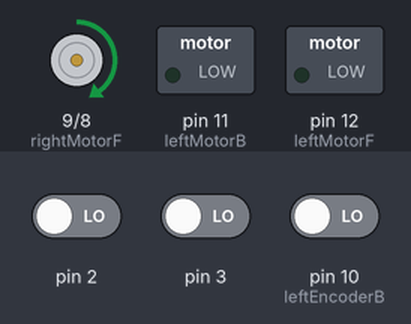
Recording of a sketch running on a simulated Arduino Uno, built with avr-gcc and run on an emulated ATmega328P. On the bench: motor-driver pin pairs drawn as motors (green arrow = first pin HIGH = forward, orange = second pin HIGH = backward, longer = more drive), switched loads named in the sketch (green lamp = pin HIGH). The inputs (shaded band) are chosen by the test bench; at power-on: pin 2 LOW, pin 3 LOW, pin 10 (leftEncoderB) LOW. What the sketch prints to the serial monitor is not drawn.

Above: at 1.2 s.
1.3 s: pin 2 driven HIGH
Timing chart, 0 to 4.3 s (numbered marks = the images above; inputs shaded):
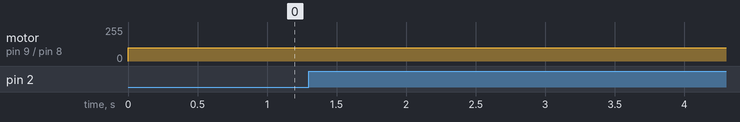

The sketch:

Encoder_Drive_Straight_V2.ino
```cpp
#include <TimerOne.h>

int leftMotorF = 12;
int leftMotorB = 11;
int leftEncoderB = 10;
int leftEncoderA = 2;
int rightMotorF = 9;
int rightMotorB = 8;
int rightEncoderB = 7;
int rightEncoderA = 3;


volatile long int rightCounter = 0;
volatile long int leftCounter = 0;
volatile long int rightCounterTemp = 0;
volatile long int leftCounterTemp = 0;

float leftDist = 0;
int leftSpeed = 0;
float rightDist = 0;
int rightSpeed = 0;
float diffOfDis = 0;

volatile int timerCount = 10;

int baseSpeed = 100;

int desiredDist = 20;

int kp = 10;

float distCenter = 0;
float distFront = 0;

float inchesPerTick = .0032751103;
//float inchesPerTick = .0016375552;

void setup(){

//  /* set up the timer */
//  Timer1.initialize(100000);	               // set up a 1 tenth on a second timer period
//  Timer1.attachInterrupt(timerISR);           // ...and specify the timer ISR

  pinMode(leftMotorF, OUTPUT);
  pinMode(leftMotorB, OUTPUT);
  pinMode(rightMotorF, OUTPUT);
  pinMode(rightMotorB, OUTPUT);

  attachInterrupt(0,leftTick,RISING);
  attachInterrupt(1,rightTick,RISING);

  Serial.begin(9600);
}


void loop(){

  leftDist = ticksToInches(leftCounter);
  rightDist = ticksToInches(rightCounter);

  if(leftSpeed >= 0){
    analogWrite(leftMotorF,leftSpeed);
    analogWrite(leftMotorB,0);
  }
  else{
    analogWrite(leftMotorF,0);
    analogWrite(leftMotorB,leftSpeed);
  }
  if(rightSpeed >= 0){
    analogWrite(rightMotorF,rightSpeed);
    analogWrite(rightMotorB,0);
  }
  else{
    analogWrite(rightMotorF,0);
    analogWrite(rightMotorB,rightSpeed);
  }

  equalizeDrive();

  Serial.println("Left Speed, Right Speed");
  Serial.println(leftSpeed);
  Serial.println(rightSpeed);


}

void timerISR(void) {
  //we are here because the timer expired and generated an interrupt
  timerCount++;
}

void equalizeDrive() {

  diffOfDis = leftDist-rightDist;

  if(timerCount <= 10){

    baseSpeed = 10 * timerCount;

  }

  if(leftDist >= desiredDist){
    leftSpeed = 0;
  }
  else{
    leftSpeed = baseSpeed - (kp * diffOfDis);
  }

  if(rightDist >= desiredDist){
    rightSpeed = 0;
  }
  else{
    rightSpeed = baseSpeed + kp * diffOfDis;
  }

}


float ticksToInches(long int ticks){
  return (inchesPerTick * ticks);
}

void leftTick(){
  if (digitalRead(leftEncoderB) == HIGH){
    leftCounter++;
  }
  else{
    leftCounter--;
  }
}

void rightTick(){
  if (digitalRead(rightEncoderB) == HIGH){
    rightCounter--;
  }
  else{
    rightCounter++;
  }
}
```

Measured:
- after the input at 1.3 s, motor on pin 9 (rightMotorF) / pin 8 (rightMotorB): forward 100/255 → forward 99/255 after 0.05 s
